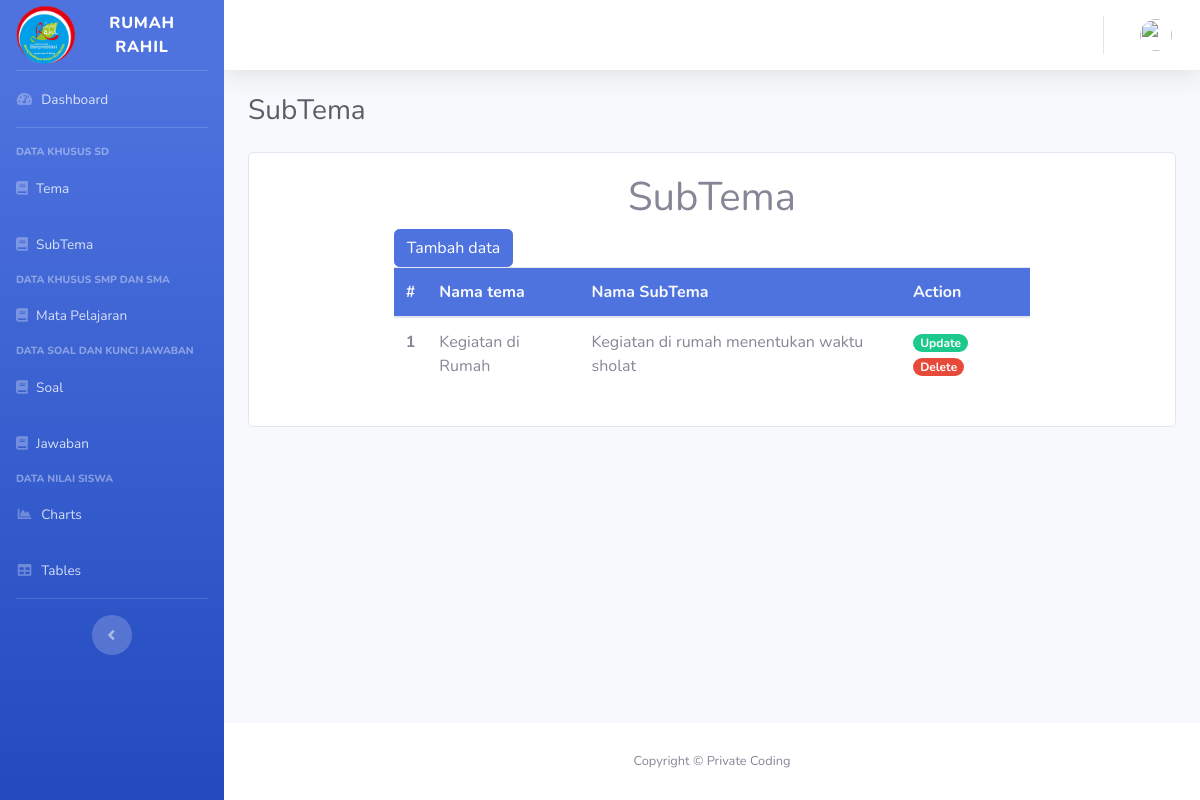
/index.php/theme/subTema, run on the app's committed database.
### tables this page shows
CREATE TABLE `tb_subtema` (
  `id_subtema` int(11) NOT NULL,
  `tema_id` int(11) NOT NULL,
  `nama_subtema` varchar(255) NOT NULL
);

CREATE TABLE `tb_tema` (
  `id_tema` int(11) NOT NULL,
  `tingkat_id` int(11) NOT NULL,
  `nama_tema` varchar(255) NOT NULL
);

### application/controllers/Theme.php (called while the page is built, shortened)
<?php
class Theme extends CI_Controller
{
    public function subTema()
    {
        if ($this->input->post('nameTheme') == null) {
            $data['user'] = $this->db->get_where('tb_user', ['email' => $this->session->userdata('email')])->row_array();
            $data['title'] = 'SubTema';
            $data['tema'] = $this->db->get('tb_tema')->result_array();
            $data['subtema'] = $this->db->query('SELECT id_subtema, tema_id, nama_tema, nama_subtema FROM tb_subtema JOIN tb_tema ON tb_subtema.tema_id = tb_tema.id_tema')->result_array();
            $this->load->view('templates/header', $data);
            $this->load->view('templates/sidebar', $data);
            $this->load->view('templates/topbar', $data);
            $this->load->view('tema/subtema', $data);
            $this->load->view('templates/footer');
        }
    }
}

### index.php (called while the page is built, shortened)
<?php
require_once BASEPATH.'core/CodeIgniter.php';

### application/views/tema/subtema.php (the view, shortened to what this page needs)
<div class="container-fluid ">
    <h1 class="h3 mb-4 text-gray-800"><?= $title; ?></h1>
    <div class="card mb-3 col-lg">
        <div class="row no-gutters justify-content-center">
            <div class="col-md-9 ">
                <div class="card-body">
                    <h1 class="text-center">SubTema</h1>
                    <a href="" class="btn btn-primary" data-toggle="modal" data-target="#createModal">Tambah data</a>
                    <table class="table table-hover">
                        <thead class="bg-primary text-light">
                            <tr>
                                <th scope="col">#</th>
                                <th scope="col">Nama tema</th>
                                <th scope="col">Nama SubTema</th>
                                <th scope="col">Action</th>
                            </tr>
                        </thead>
                        <tbody>
                            <?php $i = 1; ?>
                            <?php foreach ($subtema as $st) : ?>
                                <tr>
                                    <th scope="row"><?= $i; ?></th>
                                    <td><?= $st['nama_tema']; ?></td>
                                    <td><?= $st['nama_subtema']; ?></td>
                                    <td>
                                        <a href="" class="badge badge-pill badge-success" data-toggle="modal" data-target="#updateModal<?= $st['id_subtema']; ?>">Update</a>
                                        <a href="" class="badge badge-pill badge-danger" data-toggle="modal" data-target="#deleteModal<?= $st['id_subtema']; ?>">Delete</a>
                                    </td>
                                </tr>
                                <?php $i++; ?>
                            <?php endforeach; ?>
                        </tbody>
                    </table>
                </div>
            </div>
        </div>
    </div>
</div>
</div>

### data on the page
tb_subtema: tema.nama_tema "Kegiatan di Rumah", nama_subtema "Kegiatan di rumah menentukan waktu sholat"

### other printed values
$title "SubTema"
